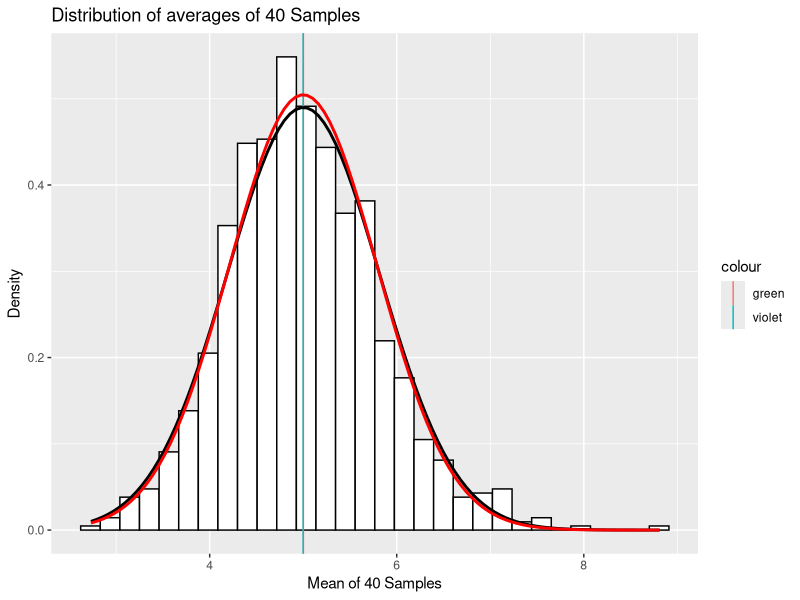

This chart was generated by the following R code:
## ---- chunk 1
#To suppress loading messages set *message = FALSE*. 
#Set global options *echo = TRUE* so others will be able to read the code and set *results = hold* to hold & push output to end of chunk.
library(knitr)
opts_chunk$set(echo = TRUE, results = 'hold')
library(data.table)
library(ggplot2)
## ---- chunk 2
n <- 40 # number of exponentials (sample size)
lambda <- 0.2 # lambda for rexp (limiting factor) (rate)
nosim <- 1000 # number of simulations
quantile <- 1.96 # 95th % quantile to be used in Confidence Interval
set.seed(234) # set the seed value for reproducibility
## ---- chunk 3
# Use rexp() and matrix() to generate 40 samples creating a matrix with 1000 rows and 40 columns.
simData <- matrix(rexp(n * nosim, rate = lambda), nosim)
## ---- chunk 4
simMeans <- rowMeans(simData) # Matrix Mean
## ---- chunk 5
sampleMean <- mean(simMeans) # Mean of sample means
sampleMean
## ---- chunk 6
theoMean <- 1 / lambda # Theoretical Mean
theoMean
## ---- chunk 7
sampleVar <- var(simMeans)
sampleVar
## ---- chunk 8
theoVar  <- (1 / lambda)^2 / (n) 
theoVar
## ---- chunk 9
sampleSD <- sd(simMeans)
sampleSD
## ---- chunk 10
theoSD <- 1/(lambda * sqrt(n))
theoSD
## ---- chunk 11
plotdata <- data.frame(simMeans)
m <- ggplot(plotdata, aes(x =simMeans))
m <- m + geom_histogram(aes(y=..density..), colour="black",
                        fill = "white")
m <- m + labs(title = "Distribution of averages of 40 Samples", x = "Mean of 40 Samples", y = "Density")
m <- m + geom_vline(aes(xintercept = sampleMean, colour = "green"))
m <- m + geom_vline(aes(xintercept = theoMean, colour = "violet"))
m <- m + stat_function(fun = dnorm, args = list(mean = sampleMean, sd = sampleSD), color = "black", size = 1.0)
m <- m + stat_function(fun = dnorm, args = list(mean = theoMean, sd = theoSD), colour = "red", size = 1.0)
m
## ---- chunk 12
sampleConfInterval <- round (mean(simMeans) + c(-1,1)*1.96*sd(simMeans)/sqrt(n),3)
sampleConfInterval
## ---- chunk 13
theoConfInterval <- theoMean + c(-1,1) * 1.96 * sqrt(theoVar)/sqrt(n)
theoConfInterval
